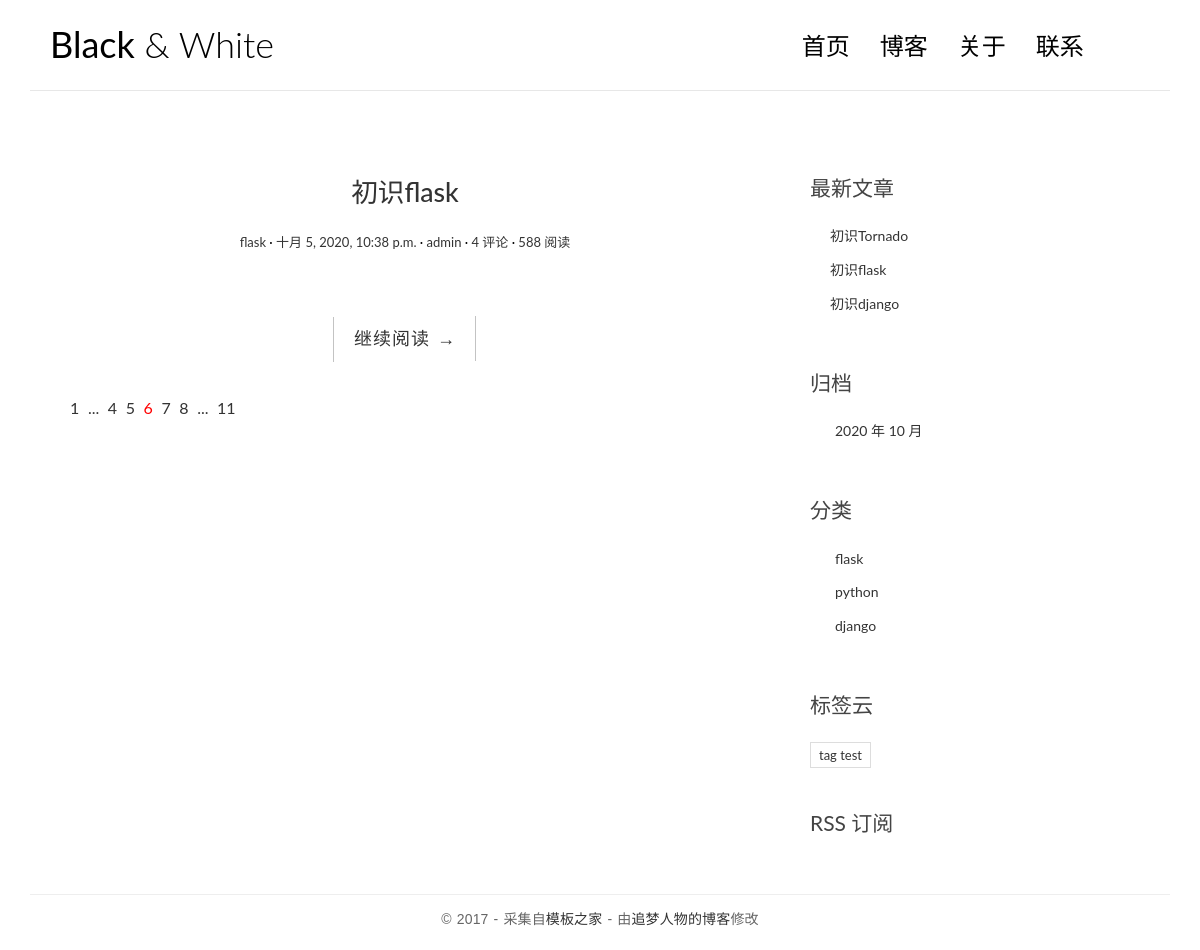
The page /categories/1/ on the database its author committed.
### blog/models.py (models this page shows, shortened)
class Post(models.Model):
    title = models.CharField('标题', max_length=70)
    body = models.TextField('正文')
    created_time = models.DateTimeField('创建时间', default=timezone.now)
    modified_time = models.DateTimeField('修改时间')
    excerpt = models.CharField('摘要', max_length=200, blank=True)
    """
    这是分类与标签，分类与标签的模型我们已经定义在上面。
    我们在这里把文章对应的数据库表和分类、标签对应的数据库表关联了起来，但是关联形式稍微有点不同。
    我们规定一篇文章只能对应一个分类，但是一个分类下可以有多篇文章，所以我们使用的是 ForeignKey，即一对多的关联关系。
    且自 django 2.0 以后，ForeignKey 必须传入一个 on_delete 参数用来指定当关联的数据被删除时，被关联的数据的行为，
    我们这里假定当某个分类被删除时，该分类下全部文章也同时被删除，因此使用 models.CASCADE 参数，意为级联删除。
    而对于标签来说，一篇文章可以有多个标签，同一个标签下也可能有多篇文章，所以我们使用 ManyToManyField，表明这是多对多的关联关系。
    同时我们规定文章可以没有标签，因此为标签 tags 指定了 blank=True。
    """
    category = models.ForeignKey(Category, verbose_name='分类', on_delete=models.CASCADE)
    tags = models.ManyToManyField(Tag, verbose_name='标签', blank=True)
    """
    文章作者，这里 User 是从 django.contrib.auth.models 导入的。django.contrib.auth 是 django 内置的应用，
    专门用于处理网站用户的注册、登录等流程，User 是 django 为我们已经写好的用户模型。这里我们通过 ForeignKey 把文章和 User 关联了起来。
    因为我们规定一篇文章只能有一个作者，而一个作者可能会写多篇文章，因此这是一对多的关联关系，和 Category 类似。
    """
    author = models.ForeignKey(User, verbose_name='作者', on_delete=models.CASCADE)
    class Meta:
        verbose_name = '文章'
        verbose_name_plural = verbose_name
    def get_absolute_url(self):
        return reverse('blog:detail', kwargs={'pk': self.pk})

class Category(models.Model):
    name = models.CharField(max_length=100)
    class Meta:
        verbose_name = '分类'
        verbose_name_plural = verbose_name

class Tag(models.Model):
    name = models.CharField(max_length=100)
    class Meta:
        verbose_name = '标签'
        verbose_name_plural = verbose_name

### blog/views.py (the view)
# urls.py: path('categories/<int:pk>/', views.category, name='category'),
def category(request, pk):
    cate = get_object_or_404(Category, pk=pk)
    cate = get_object_or_404(Category, pk=pk)
    post_list = Post.objects.filter(category=cate).order_by('-created_time')
    return render(request, 'blog/index.html', context={'post_list': post_list})

### blog/templatetags/blog_extras.py (called while the page is built)
@register.inclusion_tag('blog/inclusions/_recent_posts.html', takes_context=True)
def show_recent_posts(context, num=5):
    return {
        'recent_post_list': Post.objects.all().order_by('-created_time')[:num],
    }

@register.inclusion_tag('blog/inclusions/_archives.html', takes_context=True)
def show_archives(context):
    return {
        'date_list': Post.objects.dates('created_time', 'month', order='DESC'),
    }

@register.inclusion_tag('blog/inclusions/_categories.html', takes_context=True)
def show_categories(context):
    return {
        'category_list': Category.objects.all(),
    }

@register.inclusion_tag('blog/inclusions/_tags.html', takes_context=True)
def show_tags(context):
    return {
        'tag_list': Tag.objects.all(),
    }

### templates/blog/index.html (shortened to what this page needs)
{% extends 'base.html' %}
{% block main %}
    {% for post in post_list %}
        <article class="post post-{{ post.pk }}">
            <header class="entry-header">
                <h1 class="entry-title">
                    <a href="{{ post.get_absolute_url }}">{{ post.title }}</a>
                </h1>
                <div class="entry-meta">
                    <span class="post-category"><a href="#">{{ post.category.name }}</a></span>
                    <span class="post-date"><a href="#"><time class="entry-date"
                                                              datetime="{{ post.created_time }}">{{ post.created_time }}</time></a></span>
                    <span class="post-author"><a href="#">{{ post.author }}</a></span>
                    <span class="comments-link"><a href="#">4 评论</a></span>
                    <span class="views-count"><a href="#">588 阅读</a></span>
                </div>
                    </header>
                    <div class="entry-content clearfix">
                        <div class="read-more cl-effect-14">
                            <a href="{{ post.get_absolute_url }}" class="more-link">继续阅读 <span class="meta-nav">→</span></a>
                        </div>
                    </div>
                </article>
            {% empty %}
                <div class="no-ost">暂时还没有发布的文章！</div>>
            {% endfor %}
                <div class="pagination">
                    <ul>
                        <li><a href="">1</a></li>
                        <li><a href="">...</a></li>
                        <li><a href="">4</a></li>
                        <li><a href="">5</a></li>
                        <li class="current"><a href="">6</a></li>
                        <li><a href="">7</a></li>
                        <li><a href="">8</a></li>
                        <li><a href="">...</a></li>
                        <li><a href="">11</a></li>
                    </ul>
                </div>
{% endblock main %}

### templates/blog/inclusions/_recent_posts.html
<div class="widget widget-recent-posts">
  <h3 class="widget-title">最新文章</h3>
  <ul>
    {% for post in recent_post_list %}
      <li>
        <a href="{{ post.get_absolute_url }}">{{ post.title }}</a>
      </li>
    {% empty %}
      暂无文章！
    {% endfor %}
  </ul>
</div>

### templates/blog/inclusions/_categories.html
<div class="widget widget-category">
  <h3 class="widget-title">分类</h3>
  <ul>
    {% for category in category_list %}
      <li>
        <a href="{% url 'blog:category' category.pk %}">{{ category.name }}</a>
      </li>
    {% endfor %}
  </ul>
</div>

### templates/blog/inclusions/_tags.html
<div class="widget widget-tag-cloud">
  <h3 class="widget-title">标签云</h3>
  <ul>
    {% for tag in tag_list %}
      <li>
        <a href="{% url 'blog:tag' tag.pk %}">{{ tag.name }}</a>
      </li>
    {% empty %}
      暂无标签！
    {% endfor %}
  </ul>
</div>

### blog/static/blog/css/custom.css (style rules this page uses)
* { outline: none; }
h1, h2, h3, h4, h5, h6 { margin-top: 0; }
a { color: #333; }
body { color: #444; font-family: 'Lato', sans-serif; }
.post { background: #fff; padding: 30px 30px 0; }
.entry-title { text-align: center; font-size: 1.9em; margin-bottom: 20px; line-height: 1.6; padding: 10px 20px 0; }
.entry-meta { text-align: center; color: #DDDDDD; font-size: 13px; margin-bottom: 30px; }
.entry-content { font-size: 18px; line-height: 1.9; font-weight: 300; color: #000; }
.post-category::after, .post-date::after, .post-author::after, .comments-link::after { content: ' ·'; color: #000; }
.read-more { font-family: 'Ubuntu', sans-serif; font-weight: 400; word-spacing: 1px; letter-spacing: 0.01em; text-align: center; margin-top: 20px; }
.cl-effect-14 a { padding: 0 20px; height: 45px; line-height: 45px; position: relative; display: inline-block; margin: 15px 25px; letter-spacing: 1px; font-weight: 400; text-shadow: 0 0 1px rgba(255, 255, 255, 0.3); }
.cl-effect-14 a::before, .cl-effect-14 a::after { position: absolute; width: 45px; height: 1px; background: #C3C3C3; content: ''; -webkit-transition: all 0.3s; -moz-transition: all 0.3s; transition: all 0.3s; pointer-events: none; }
.cl-effect-14 a::before { top: 0; left: 0; -webkit-transform: rotate(90deg); -moz-transform: rotate(90deg); transform: rotate(90deg); -webkit-transform-origin: 0 0; -moz-transform-origin: 0 0; transform-origin: 0 0; }
.cl-effect-14 a::after { right: 0; bottom: 0; -webkit-transform: rotate(90deg); -moz-transform: rotate(90deg); transform: rotate(90deg); -webkit-transform-origin: 100% 0; -moz-transform-origin: 100% 0; transform-origin: 100% 0; }
.widget { background: #fff; padding: 30px 0 0; }
.widget-title { font-size: 1.5em; margin-bottom: 20px; line-height: 1.6; padding: 10px 0 0; font-weight: 400; }
.widget-recent-posts ul { padding: 0; margin: 0; padding-left: 20px; }
.widget-recent-posts ul li { list-style-type: none; position: relative; line-height: 170%; margin-bottom: 10px; }
.widget-recent-posts ul li::before { content: '\f3d3'; font-family: "Ionicons"; position: absolute; left: -17px; top: 3px; font-size: 16px; color: #000; }
.widget-category ul { padding: 0; margin: 0; padding-left: 25px; }
.widget-category ul li { list-style-type: none; position: relative; line-height: 170%; margin-bottom: 10px; }
.widget-category ul li::before { content: '\f3fe'; font-family: "Ionicons"; position: absolute; left: -25px; top: 1px; font-size: 18px; color: #000; }
.widget-tag-cloud ul { padding: 0; margin: 0; margin-right: -10px; }
.widget-tag-cloud ul li { list-style-type: none; font-size: 13px; display: inline-block; margin-right: 10px; margin-bottom: 10px; padding: 3px 8px; border: 1px solid #ddd; }
.pagination ul { list-style: none; }
.pagination ul li { display: inline-block; font-size: 16px; margin-right: 5px; }
.current a { color: red; }

### rows shown on the page
Post: title "初识flask", category.name "flask", created_time "十月 5, 2020, 10:38 p.m.", author "admin"
Post: title "初识Tornado"
Post: title "初识django"
Category: name "flask"
Category: name "python"
Category: name "django"
Tag: name "tag test"

### other values the page prints
{{ date.year }} "2020"
{{ date.month }} "10"
